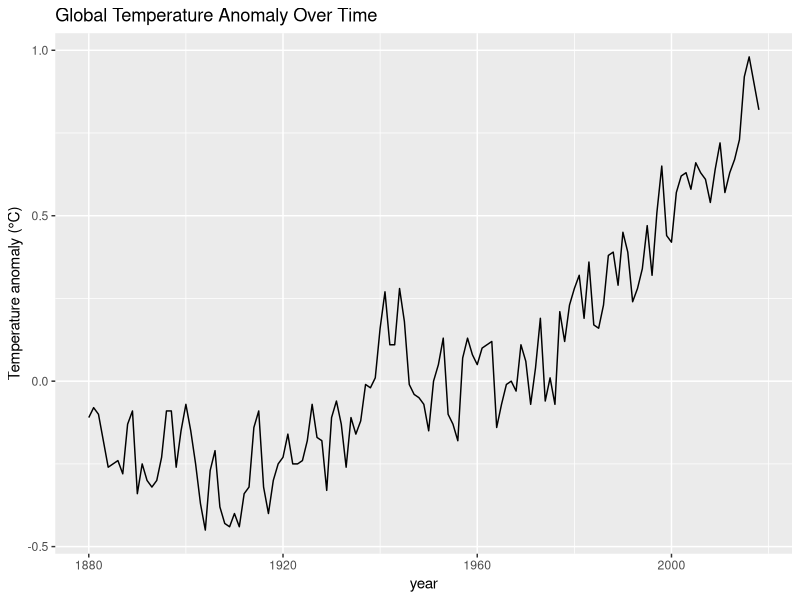
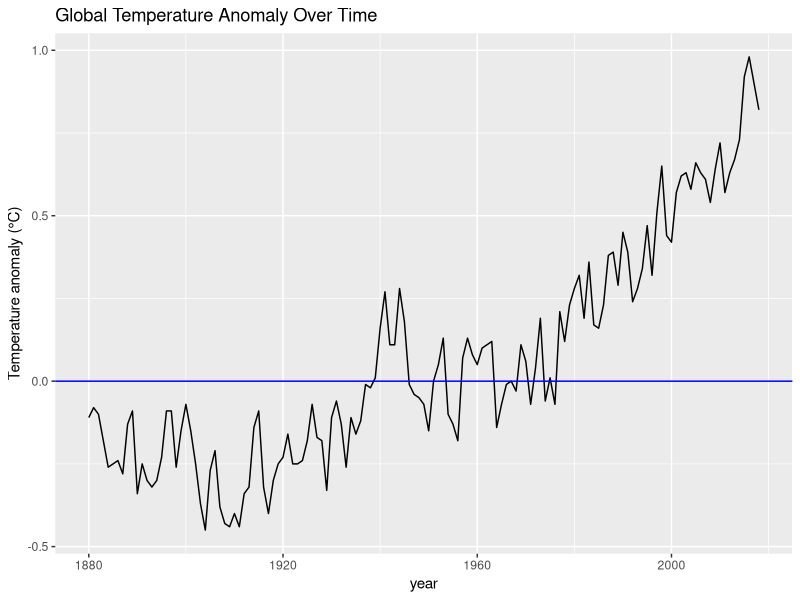
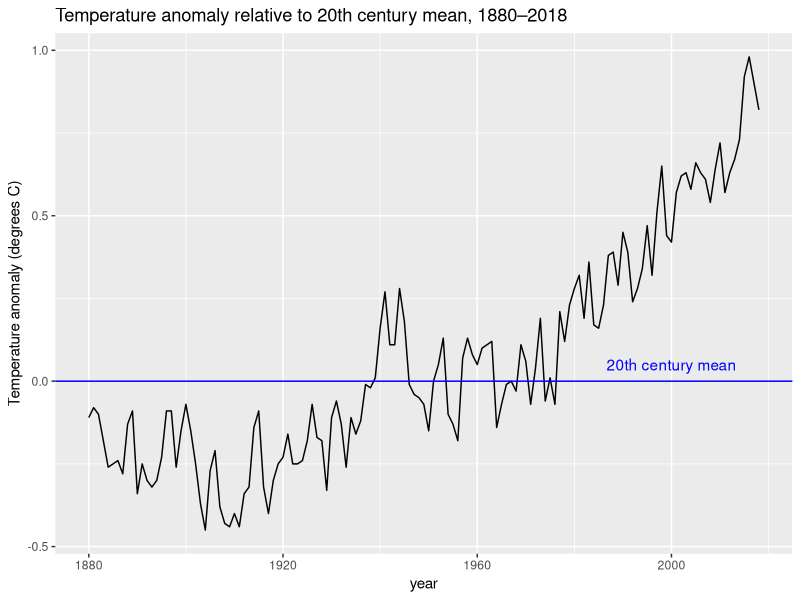

The R script that drew these images, in order: (Note: this script raises an error after producing the figures.)
library(tidyverse)
library(dslabs)

data(temp_carbon)

# View the structure to understand what columns are available
glimpse(temp_carbon)

# Filter for the first and last available years with carbon_emissions data
emissions_change <- temp_carbon %>%
  filter(!is.na(carbon_emissions)) %>%
  arrange(year) %>%
  summarize(
    first_year = first(year),
    first_emission = first(carbon_emissions),
    last_year = last(year),
    last_emission = last(carbon_emissions),
    change = last_emission - first_emission
  )

print(emissions_change)


library(tidyverse)
library(dslabs)

data(temp_carbon)

# Calculate relative change
emissions_ratio <- temp_carbon %>%
  filter(!is.na(carbon_emissions)) %>%
  arrange(year) %>%
  summarize(
    first_year = first(year),
    first_emission = first(carbon_emissions),
    last_year = last(year),
    last_emission = last(carbon_emissions),
    times_larger = last_emission / first_emission
  )

print(emissions_ratio)


library(tidyverse)
library(dslabs)

data(temp_carbon)

# Find the first year with non-NA temp_anomaly
first_temp_year <- temp_carbon %>%
  filter(!is.na(temp_anomaly)) %>%
  arrange(year) %>%
  slice(1)

print(first_temp_year)


library(tidyverse)
library(dslabs)

data(temp_carbon)

# Find the last year with non-NA temp_anomaly
last_temp_year <- temp_carbon %>%
  filter(!is.na(temp_anomaly)) %>%
  arrange(desc(year)) %>%
  slice(1)

print(last_temp_year)


library(tidyverse)
library(dslabs)

data(temp_carbon)

# Get the first and last year with non-NA temp_anomaly data
temp_change <- temp_carbon %>%
  filter(!is.na(temp_anomaly)) %>%
  arrange(year) %>%
  summarize(
    first_year = first(year),
    first_temp = first(temp_anomaly),
    last_year = last(year),
    last_temp = last(temp_anomaly),
    temp_increase = last_temp - first_temp
  )

print(temp_change)


library(tidyverse)
library(dslabs)

data(temp_carbon)

# Create the plot
p <- temp_carbon %>%
  filter(!is.na(temp_anomaly)) %>%
  ggplot(aes(x = year, y = temp_anomaly)) +
  geom_line() +
  ylab("Temperature anomaly (°C)") +
  ggtitle("Global Temperature Anomaly Over Time")
p

p <- p + geom_hline(aes(yintercept = 0), col = "blue")
p

p <- temp_carbon %>%
  filter(!is.na(temp_anomaly)) %>%
  ggplot(aes(x = year, y = temp_anomaly)) +
  geom_line() +
  geom_hline(yintercept = 0, color = "blue") +
  ylab("Temperature anomaly (degrees C)") +
  ggtitle("Temperature anomaly relative to 20th century mean, 1880–2018") +
  annotate("text", x = 2000, y = 0.05, label = "20th century mean", color = "blue")
p

p + ylab("Temperature anomaly (degrees C)") +
  title("Temperature anomaly relative to 20th century mean, 1880-2018") +
  geom_text(aes(x = 2000, y = 0.05, label = "20th century mean"), col = "blue")
p

library(tidyverse)
library(dslabs)

data(temp_carbon)

# Find earliest year where temp_anomaly > 0
earliest_above_mean <- temp_carbon %>%
  filter(!is.na(temp_anomaly), temp_anomaly > 0) %>%
  arrange(year) %>%
  slice(1)

print(earliest_above_mean)
